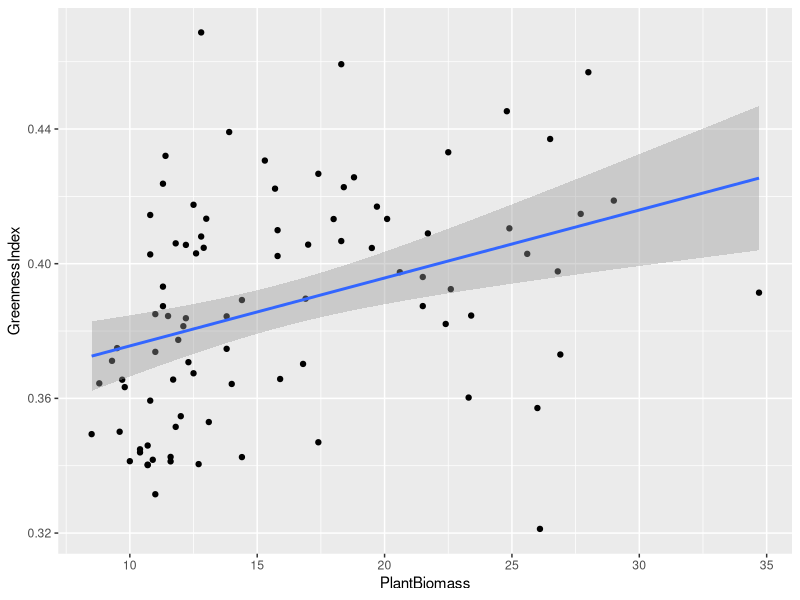

Reproduce this figure in R. (Note: this script raises an error after producing the figure.)
### OUTPUT OF THIS SCRIPT:
# A lot of graphs
# (No data set)

rm(list = ls()) # Cleaning the environment
# ctrl + L in console will clear everything
# in plot window click broom

library(readxl)
library(ggplot2)  # includes ggplot
library(gridExtra)
library(car)


########################### Importing data

FData <- read_excel("2.Data/EnvironmentalData.xlsx") 
VData <- read_excel("2.Data/VegetationData.xlsx")
# glimpse(FData) in console to see summary of datasheet
# ?cor.test in console to see explanation
FData$SoilTexture <- as.factor(FData$SoilTexture)  # Change the data type of a column
FData$AnimalActivity <- as.factor(FData$AnimalActivity)  # Change the data type of a column
FData$ThufurHollowNA <- as.factor(FData$ThufurHollowNA)  # Change the data type of a column





####################################################### scatter plots

########### greenness plant biomass
# TODO: maybe logarithmic transformation: test if residuals are normally distributed
#  couple it to plant cover
#  give all pictures with very bright condition different color dots in the graph
plot1 <- ggplot(data = FData, mapping = aes(y= GreennessIndex, x = PlantBiomass)) +
  geom_point() +
  geom_smooth(method = "lm")
plot1
ggsave(filename = "4.Results/Expl.Sctr.GreennessPlantBiomass.png",
       plot=plot1, width=8, height=6, dpi=300)
# t = 3.6812, df = 88, p-value = 0.0003998, cor 0.3652958, R^2 = 
cor.test(FData$PlantBiomass, FData$GreennessIndex, method = "pearson")


########### greenness vert. distance, plant biomass vert. distance
plot2 <- ggplot(data = FData, mapping = aes(y= GreennessIndex, x = VerticalWaterDistance)) +
  geom_point() +
  geom_smooth(method = "lm")
plot3 <- ggplot(data = FData, mapping = aes(y= PlantBiomass, x = VerticalWaterDistance)) +
  geom_point() +
  geom_smooth(method = "lm")
# Arrange the plots side by side
combinedPlot2.3 <- grid.arrange(plot2, plot3, ncol = 2)
ggsave(filename = "4.Results/Expl.Sctr.GreennessBiomassVertDist.png", 
       plot = combinedPlot2.3, width = 12, height = 6, dpi = 300)
# t = -2.6022, df = 88, p-value = 0.01087, cor = -0.2673051, R^2 = 
cor.test(FData$GreennessIndex, FData$VerticalWaterDistance, method = "pearson")
# t = -2.9032, df = 88, p-value = 0.004669, cor = -0.2956433, R^2 = 
cor.test(FData$PlantBiomass, FData$VerticalWaterDistance, method = "pearson")


########### greenness soil moisture, plant biomass soil moisture
plot4 <- ggplot(data = FData, mapping = aes(y= GreennessIndex, x = SoilMoistureAvrg)) +
  geom_point() +
  geom_smooth(method = "lm")
plot5 <- ggplot(data = FData, mapping = aes(y= PlantBiomass, x = SoilMoistureAvrg)) +
  geom_point() +
  geom_smooth(method = "lm")
# Arrange the plots side by side
combinedPlot4.5 <- grid.arrange(plot4, plot5, ncol = 2)
ggsave(filename = "4.Results/Expl.Sctr.GreennessBiomassMoisture.png", 
       plot = combinedPlot4.5, width = 12, height = 6, dpi = 300)
# t = 6.7812, df = 88, p-value = 1.315e-09, cor = 0.5858382, R^2 = 
cor.test(FData$GreennessIndex, FData$SoilMoistureAvrg, method = "pearson")
# t = 6.8378, df = 88, p-value = 1.016e-09, cor = 0.5890397, R^2 = 
cor.test(FData$PlantBiomass, FData$SoilMoistureAvrg, method = "pearson")


########### greenness pH, plant biomass pH
plot6 <- ggplot(data = FData, mapping = aes(y= GreennessIndex, x = pH)) +
  geom_point() +
  geom_smooth(method = "lm")
plot7 <- ggplot(data = FData, mapping = aes(y= PlantBiomass, x = pH)) +
  geom_point() +
  geom_smooth(method = "lm")
# Arrange the plots side by side
combinedPlot6.7 <- grid.arrange(plot6, plot7, ncol = 2)
ggsave(filename = "4.Results/Expl.Sctr.GreennessBiomasspH.png", 
       plot = combinedPlot6.7, width = 12, height = 6, dpi = 300)
# t = -6.0753, df = 87, p-value = 3.178e-08, cor = -0.5457774, R^2 = 
cor.test(FData$GreennessIndex, FData$pH, method = "pearson")
# t = -3.48, df = 87, p-value = 0.0007859, cor = -0.3495585, R^2 = 
cor.test(FData$PlantBiomass, FData$pH, method = "pearson")


########### greenness EC, plant biomass EC
plot8 <- ggplot(data = FData, mapping = aes(y= GreennessIndex, x = EC)) +
  geom_point() +
  geom_smooth(method = "lm")
plot9 <- ggplot(data = FData, mapping = aes(y= PlantBiomass, x = EC)) +
  geom_point() +
  geom_smooth(method = "lm")
# Arrange the plots side by side
combinedPlot8.9 <- grid.arrange(plot8, plot9, ncol = 2)
ggsave(filename = "4.Results/Expl.Sctr.GreennessBiomassEC.png", 
       plot = combinedPlot8.9, width = 12, height = 6, dpi = 300)
# t = -3.4891, df = 87, p-value = 0.000763, cor = -0.3503567, R^2 = 
cor.test(FData$GreennessIndex, FData$EC, method = "pearson")
# t = -1.4104, df = 87, p-value = 0.162, cor = -0.1495116 , R^2 = 
cor.test(FData$PlantBiomass, FData$EC, method = "pearson")


########### greenness salinity, plant biomass salinity
plot10 <- ggplot(data = FData, mapping = aes(y= GreennessIndex, x = SalinityAdjusted)) +
  geom_point() +
  geom_smooth(method = "lm")
plot11 <- ggplot(data = FData, mapping = aes(y= PlantBiomass, x = SalinityAdjusted)) +
  geom_point() +
  geom_smooth(method = "lm")
# Arrange the plots side by side
combinedPlot10.11 <- grid.arrange(plot10, plot11, ncol = 2)
ggsave(filename = "4.Results/Expl.Sctr.GreennessBiomassSalinity.png", 
       plot = combinedPlot10.11, width = 12, height = 6, dpi = 300)
# t = -3.9969, df = 87, p-value = 0.0001341, cor = -0.3938753, R^2 = 
cor.test(FData$GreennessIndex, FData$SalinityAdjusted, method = "pearson")
# t = -1.8175, df = 87, p-value = 0.07258, cor = -0.1912598, R^2 = 
cor.test(FData$PlantBiomass, FData$SalinityAdjusted, method = "pearson")


########### greenness bulk density, plant biomass bulk density
plot12 <- ggplot(data = FData, mapping = aes(y= GreennessIndex, x = BulkDensityIncRoots)) +
  geom_point() +
  geom_smooth(method = "lm")
plot13 <- ggplot(data = FData, mapping = aes(y= PlantBiomass, x = BulkDensityIncRoots)) +
  geom_point() +
  geom_smooth(method = "lm")
# Arrange the plots side by side
combinedPlot12.13 <- grid.arrange(plot12, plot13, ncol = 2)
ggsave(filename = "4.Results/Expl.Sctr.GreennessBiomassBulkDensity.png", 
       plot = combinedPlot12.13, width = 12, height = 6, dpi = 300)
# t = -7.9333, df = 87, p-value = 6.761e-12, cor = -0.6478856, R^2 = 
cor.test(FData$GreennessIndex, FData$BulkDensityIncRoots, method = "pearson")
# t = -3.9533, df = 87, p-value = 0.0001565, cor = -0.3902383, R^2 = 
cor.test(FData$PlantBiomass, FData$BulkDensityIncRoots, method = "pearson")


########### greenness lightness, plant biomass lightness
plot14 <- ggplot(data = FData, mapping = aes(y= GreennessIndex, x = SoilLightness)) +
  geom_point() +
  geom_smooth(method = "lm")
plot15 <- ggplot(data = FData, mapping = aes(y= PlantBiomass, x = SoilLightness)) +
  geom_point() +
  geom_smooth(method = "lm")
# Arrange the plots side by side
combinedPlot14.15 <- grid.arrange(plot14, plot15, ncol = 2)
ggsave(filename = "4.Results/Expl.Sctr.GreennessBiomassSoilLightness.png", 
       plot = combinedPlot14.15, width = 12, height = 6, dpi = 300)
# t = -5.5626, df = 87, p-value = 2.884e-07, cor = -0.5122055 , R^2 = 
cor.test(FData$GreennessIndex, FData$SoilLightness, method = "pearson")
# t = -2.8612, df = 87, p-value = 0.005284, cor = -0.2932669, R^2 = 
cor.test(FData$PlantBiomass, FData$SoilLightness, method = "pearson")




########### Vert. distance water soil moisture
plot1 <- ggplot(data = FData, mapping = aes(y= VerticalWaterDistance, x = SoilMoistureAvrg)) +
  geom_point() +
  geom_smooth(method = "lm")
plot1
ggsave(filename = "4.Results/Expl.Sctr.VertDistWaterSoilMoisture.png",
       plot=plot1, width=8, height=6, dpi=300)


########### Salinity EC
plot1 <- ggplot(data = FData, mapping = aes(y= SalinityAdjusted, x = EC)) +
  geom_point() +
  geom_smooth(method = "lm")
plot1
ggsave(filename = "4.Results/Expl.Sctr.SalinityEC.png",
       plot=plot1, width=8, height=6, dpi=300)
# t = 48.498, df = 87, p-value < 2.2e-16, cor = 0.982003 
cor.test(FData$SalinityAdjusted, FData$EC, method = "pearson")


########### Salinity pH
plot1 <- ggplot(data = FData, mapping = aes(y= SalinityAdjusted, x = pH)) +
  geom_point() +
  geom_smooth(method = "lm")
plot1
ggsave(filename = "4.Results/Expl.Sctr.SalinitypH.png",
       plot=plot1, width=8, height=6, dpi=300)





####################################################### box plots

########### greenness animal activity, plant biomass animal activity
plot16 <- ggplot(data = FData, mapping = aes(y= GreennessIndex, x = AnimalActivity)) +
  geom_boxplot()
plot17 <- ggplot(data = FData, mapping = aes(y= PlantBiomass, x = AnimalActivity)) +
  geom_boxplot()
# Arrange the plots side by side
combinedPlot16.17 <- grid.arrange(plot16, plot17, ncol = 2)
ggsave(filename = "4.Results/Expl.Box.GreennessBiomassAnimalAct.png", 
       plot = combinedPlot16.17, width = 12, height = 6, dpi = 300)


########### greenness thufur/hollow, plant biomass thufur/hollow
plot18 <- ggplot(data = FData, mapping = aes(y= GreennessIndex, x = ThufurHollowNA)) +
  geom_boxplot()
plot19 <- ggplot(data = FData, mapping = aes(y= PlantBiomass, x = ThufurHollowNA)) +
  geom_boxplot()
# Arrange the plots side by side
combinedPlot18.19 <- grid.arrange(plot18, plot19, ncol = 2)
ggsave(filename = "4.Results/Expl.Box.GreennessBiomassThufurHollow.png", 
       plot = combinedPlot18.19, width = 12, height = 6, dpi = 300)

